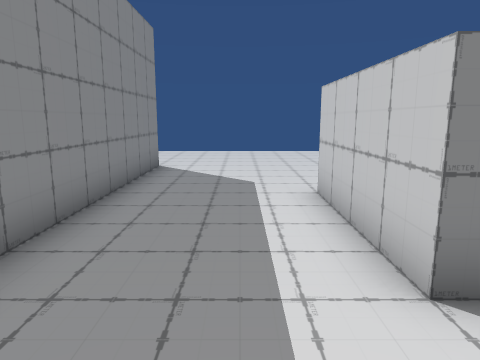
View 1 (above)

19 first-person views from a walk through a Unity game level. The camera is 1.4 m above the floor, tilts 10° down and sees 70° across. The floor is counted in squares, 1 m on a side. Each view is taken from the middle of a square. On the plan, view 1 faces up. The plan holds only what a view shows up to about 15 squares ahead; the rest is blank. The place goes on beyond the plan. The player is left out. Some surface patterns are stand-ins.

View 2
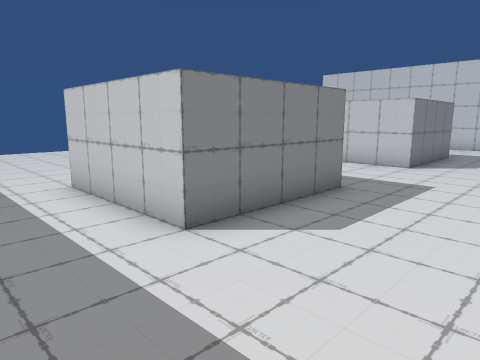

View 3
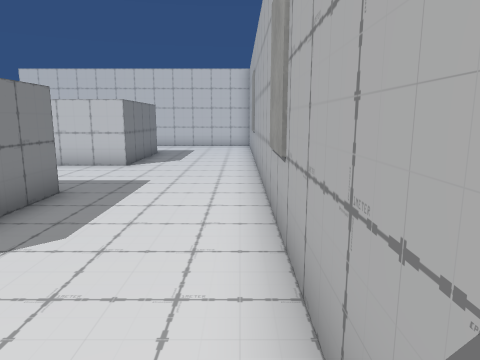

View 4
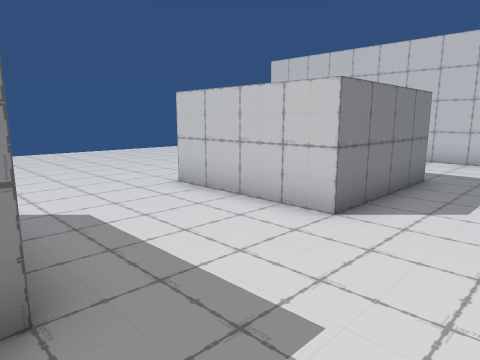

View 5
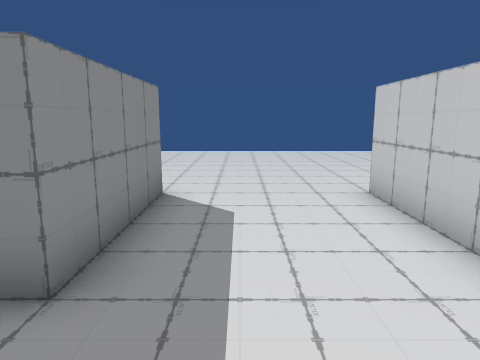

View 6
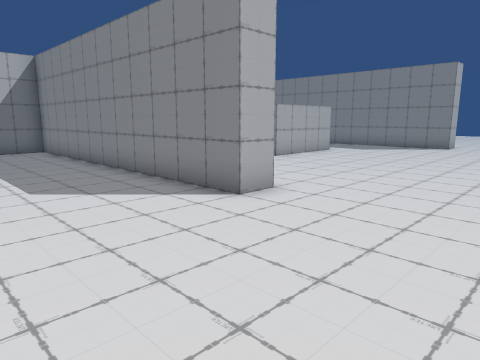

View 7
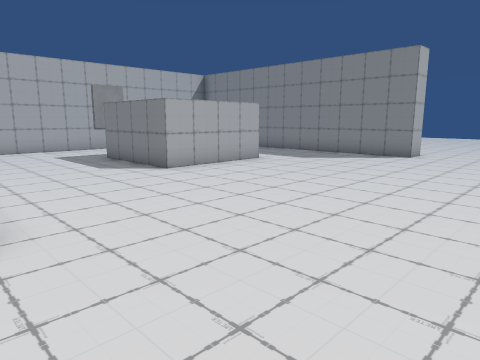

View 8
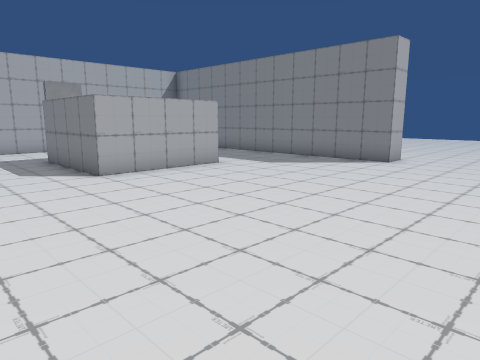

View 9
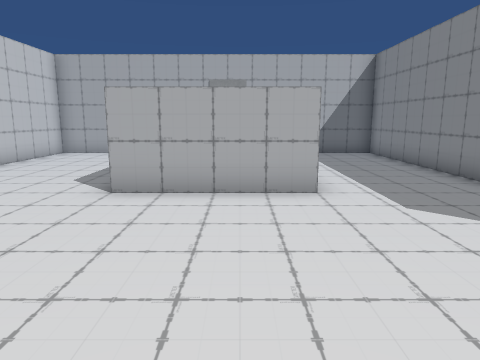

View 10
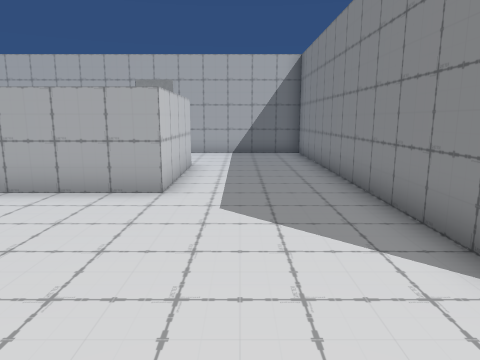

View 11
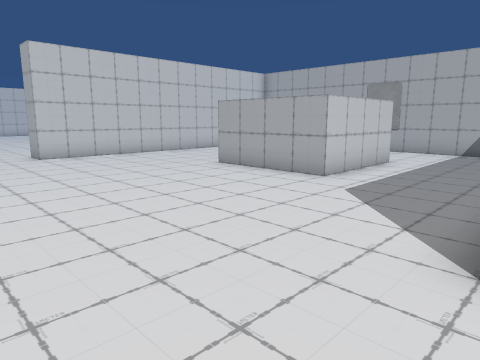

View 12
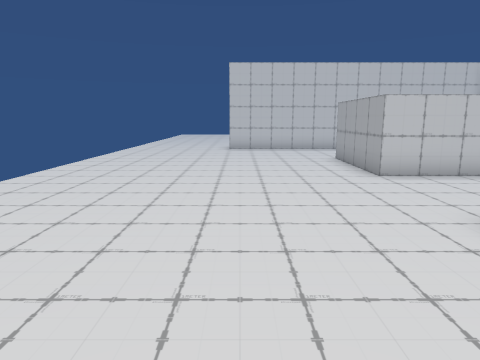

View 13
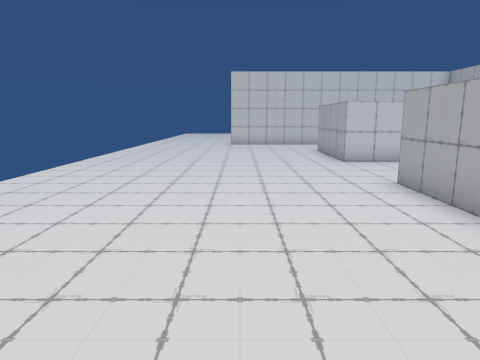

View 14
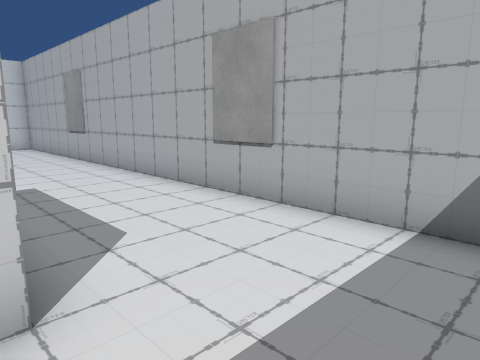

View 15
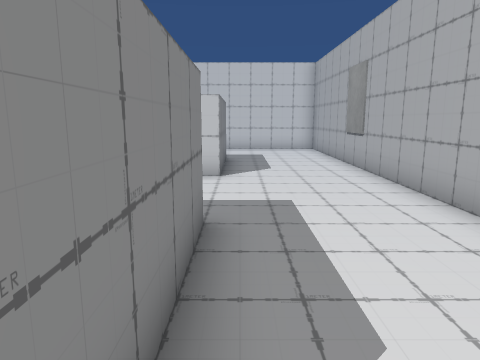

View 16
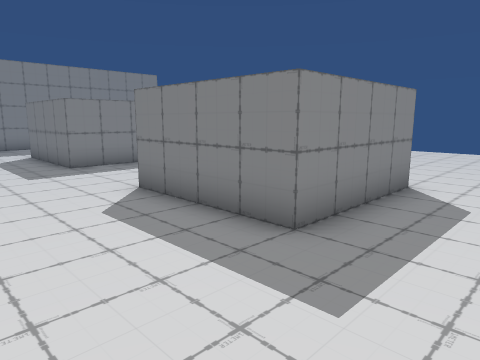

View 17
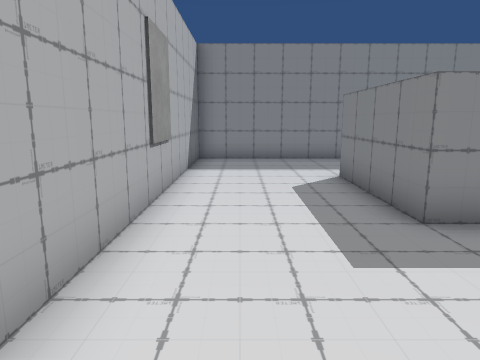

View 18
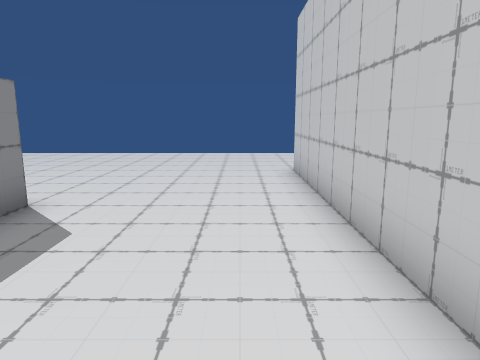

View 19
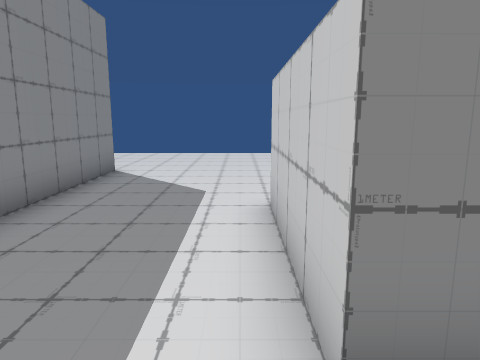

### Floor plan
Points are (right, up) in squares from view 1. A wall is a line through its corners. A room is listed if a view was taken in it or the views show most of it. See-through windows are left out.
Room 1 (views 1, 2, 3, 4, 5, 6, 7, 8, 9, 10, 11, 12, 13, 14, 15, 16, 17, 18, 19)
walls: (2.9, 6.5) (5.5, 6.5) (5.5, 2.5) (1.5, 2.5) (1.5, 6.5); (-8.5, 6.5) (-8.5, 2.5) (-12.5, 2.5) (-12.5, 6.5) (-8.5, 6.5); (9.5, 6.5) (13.5, 6.5) (13.5, 2.5) (9.5, 2.5) (9.5, 6.5); (-17.5, 10.5) (-16.5, 10.5) (-16.5, -1.5) (-3.5, -1.5) (-3.5, 10.5) (-2.5, 10.5) (-2.5, -1.5) (16.2, -1.5)

Where each view was taken, in squares from view 1:
view 1: 0 up, 0 right, facing up
view 2: 1 down, 1 left, facing up-right
view 3: 1 down, 1 left, facing right
view 4: 0 up, 5 right, facing up-right
view 5: 0 up, 7 right, facing up
view 6: 15 up, 2 right, facing down-left
view 7: 15 up, 3 left, facing down-left
view 8: 15 up, 5 left, facing down-left
view 9: 13 up, 11 left, facing down
view 10: 13 up, 14 left, facing down
view 11: 14 up, 17 left, facing down-right
view 12: 10 up, 1 right, facing right
view 13: 10 up, 2 left, facing right
view 14: 3 up, 1 left, facing down-right
view 15: 2 up, 1 right, facing right
view 16: 1 down, 16 right, facing up-left
view 17: 0 up, 4 left, facing left
view 18: 1 up, 5 left, facing up
view 19: 1 up, 13 left, facing up
